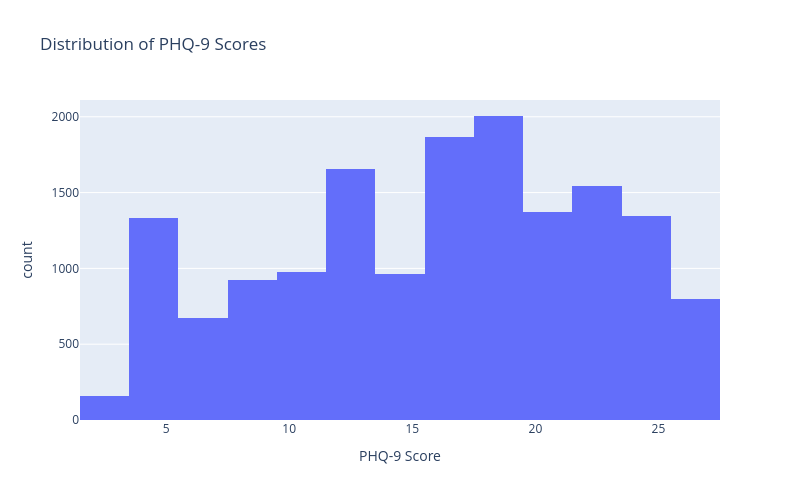

Notebook code for this chart:
### Code cell
fig = px.histogram(
    df,
    x="phq9_score",
    nbins=20,
    title="Distribution of PHQ-9 Scores",
    labels={"phq9_score": "PHQ-9 Score"}
)
fig.update_layout(
    width=800,
    height=500
)
fig.show()

### Figure 1 — Plotly figure (JSON) as saved in the notebook; plotly's stock layout.template omitted (floating-point values rounded to 4 significant figures; data arrays with more than 128 entries replaced by an {"elided": "..."} marker saying what was removed)
{"data": [{"bingroup": "x", "hovertemplate": "PHQ-9 Score=%{x}<br>count=%{y}<extra></extra>", "legendgroup": "", "marker": {"color": "#636efa", "pattern": {"shape": ""}}, "name": "", "nbinsx": 20, "orientation": "v", "showlegend": false, "type": "histogram", "x": {"elided": "15613 float values"}, "xaxis": "x", "yaxis": "y"}], "layout": {"barmode": "relative", "height": 500, "legend": {"tracegroupgap": 0}, "title": {"text": "Distribution of PHQ-9 Scores"}, "width": 800, "xaxis": {"anchor": "y", "domain": [0, 1], "title": {"text": "PHQ-9 Score"}}, "yaxis": {"anchor": "x", "domain": [0, 1], "title": {"text": "count"}}}}
